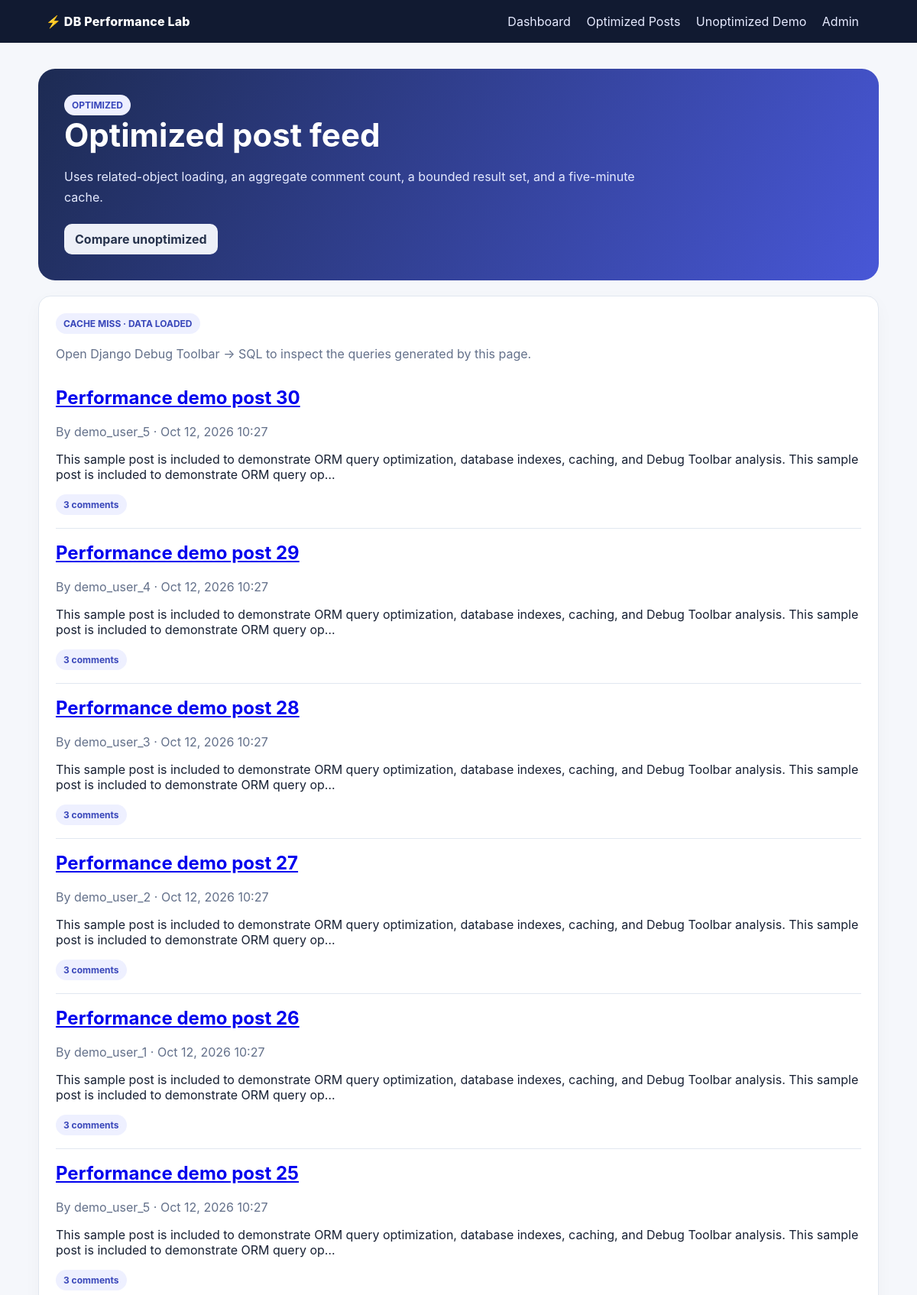
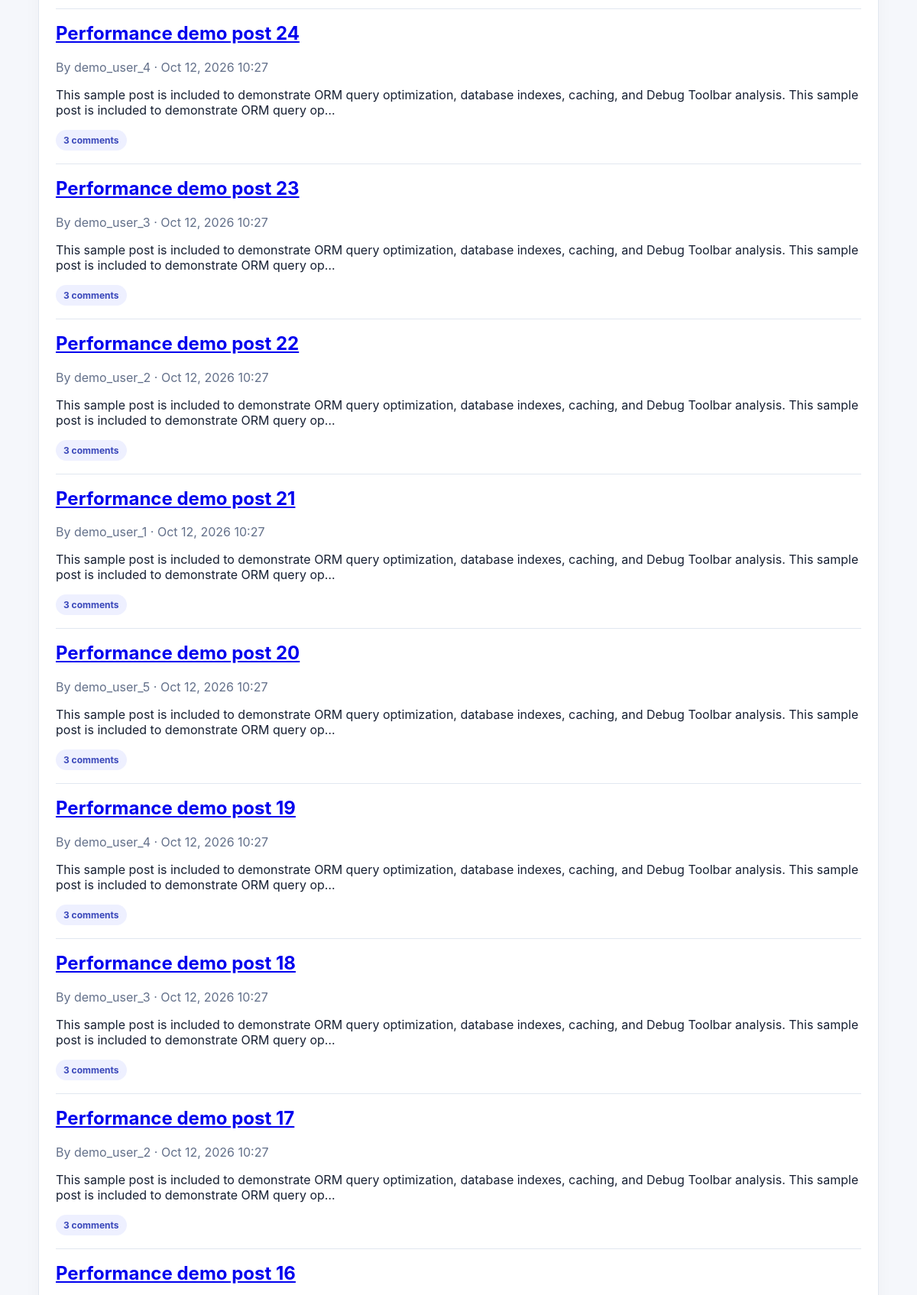
/posts/ (upper part), run on the app's committed database (2 pictures, top to bottom).
### optimization/models.py (models this page shows, shortened)
class Post(models.Model):
    author = models.ForeignKey(
        settings.AUTH_USER_MODEL,
        on_delete=models.CASCADE,
        related_name="optimization_posts",
    )
    title = models.CharField(max_length=200)
    body = models.TextField()
    created_at = models.DateTimeField(auto_now_add=True)
    is_published = models.BooleanField(default=True)
    class Meta:
        ordering = ["-created_at"]
        indexes = [
            models.Index(fields=["-created_at"], name="post_created_desc_idx"),
            models.Index(fields=["is_published", "-created_at"], name="post_pub_date_idx"),
        ]

### optimization/views.py (the view)
# urls.py: path("posts/", views.post_list, name="post_list"),
def post_list(request):
    posts = cache.get(POST_LIST_CACHE_KEY)
    cache_hit = posts is not None
    if not cache_hit:
        posts = list(
            Post.objects.filter(is_published=True)
            .select_related("author")
            .annotate(comment_count=Count("comments"))
            .order_by("-created_at")[:50]
        )
        cache.set(POST_LIST_CACHE_KEY, posts, timeout=CACHE_TIMEOUT)
    return render(
        request,
        "optimization/post_list.html",
        {"posts": posts, "cache_hit": cache_hit, "optimized": True},
    )

### optimization/templates/optimization/post_list.html (shortened to what this page needs)
{% extends "optimization/base.html" %}
{% block content %}
<section class="hero">
  <span class="pill">{% if optimized %}OPTIMIZED{% else %}INTENTIONALLY UNOPTIMIZED{% endif %}</span>
  <h1>{% if optimized %}Optimized post feed{% else %}Unoptimized comparison{% endif %}</h1>
  <p>{% if optimized %}Uses related-object loading, an aggregate comment count, a bounded result set, and a five-minute cache.{% else %}This teaching route intentionally accesses authors and comment counts in the loop to demonstrate N+1 queries.{% endif %}</p>
  {% if optimized %}<a class="btn secondary" href="{% url 'post_list_unoptimized' %}">Compare unoptimized</a>{% else %}<a class="btn" href="{% url 'post_list' %}">Open optimized feed</a>{% endif %}
</section>
<div class="card" style="margin-top:20px">
  {% if optimized %}
    <span class="pill">{% if cache_hit %}CACHE HIT{% else %}CACHE MISS · DATA LOADED{% endif %}</span>
  {% else %}
    <span class="pill warn">CACHING BYPASSED</span>
  {% endif %}
  <p class="muted">Open Django Debug Toolbar → SQL to inspect the queries generated by this page.</p>
  {% for post in posts %}
    <article class="post">
      <h2><a href="{% url 'post_detail' post.id %}">{{ post.title }}</a></h2>
      <p class="muted">By {{ post.author.username }} · {{ post.created_at|date:"M j, Y H:i" }}</p>
      <p>{{ post.body|truncatechars:180 }}</p>
      <span class="pill">{% if optimized %}{{ post.comment_count }}{% else %}{{ post.comments.count }}{% endif %} comments</span>
    </article>
  {% empty %}
    <p>No posts yet. Run <code>python manage.py seed_demo</code> to add sample data.</p>
  {% endfor %}
</div>
{% endblock %}

### optimization/templates/optimization/base.html (style rules this page uses)
:root { color-scheme: light; --ink:#172033; --muted:#63708a; --line:#e1e7f0; --brand:#4456d9; --bg:#f5f7fb; }
* { box-sizing:border-box; }
body { margin:0; font-family:Inter,Segoe UI,Arial,sans-serif; background:var(--bg); color:var(--ink); }
.hero { background:linear-gradient(120deg,#1d2b53,#4857d7); color:white; padding:34px; border-radius:22px; }
.hero h1 { font-size:clamp(28px,4vw,42px); margin:0 0 12px; }
.hero p { max-width:750px; color:#e5eaff; line-height:1.7; }
.card { background:white; border:1px solid var(--line); border-radius:16px; padding:22px; box-shadow:0 8px 24px #18274b08; }
.muted { color:var(--muted); }
.pill { display:inline-block; padding:6px 10px; border-radius:999px; background:#eef0ff; color:#3947ba; font-size:12px; font-weight:700; }
.btn { display:inline-block; background:var(--brand); color:white; padding:10px 14px; border-radius:10px; text-decoration:none; font-weight:700; margin:5px 7px 0 0; }
.btn.secondary { background:#edf0f8; color:#26324c; }
.post { border-bottom:1px solid var(--line); padding:17px 0; }
h2 { margin-top:0; }

### data on the page
Post: title "Performance demo post 30", author.username "demo_user_5", created_at "Oct 12, 2026 10:27", body "This sample post is included to demonstrate ORM query optimization, database indexes, caching, and Debug Toolbar analysis. This sample post is included to demonstrate ORM query op…", comment_count "3"
Post: title "Performance demo post 29", author.username "demo_user_4", created_at "Oct 12, 2026 10:27", body "This sample post is included to demonstrate ORM query optimization, database indexes, caching, and Debug Toolbar analysis. This sample post is included to demonstrate ORM query op…", comment_count "3"
Post: title "Performance demo post 28", author.username "demo_user_3", created_at "Oct 12, 2026 10:27", body "This sample post is included to demonstrate ORM query optimization, database indexes, caching, and Debug Toolbar analysis. This sample post is included to demonstrate ORM query op…", comment_count "3"
Post: title "Performance demo post 27", author.username "demo_user_2", created_at "Oct 12, 2026 10:27", body "This sample post is included to demonstrate ORM query optimization, database indexes, caching, and Debug Toolbar analysis. This sample post is included to demonstrate ORM query op…", comment_count "3"
Post: title "Performance demo post 26", author.username "demo_user_1", created_at "Oct 12, 2026 10:27", body "This sample post is included to demonstrate ORM query optimization, database indexes, caching, and Debug Toolbar analysis. This sample post is included to demonstrate ORM query op…", comment_count "3"
Post: title "Performance demo post 25", author.username "demo_user_5", created_at "Oct 12, 2026 10:27", body "This sample post is included to demonstrate ORM query optimization, database indexes, caching, and Debug Toolbar analysis. This sample post is included to demonstrate ORM query op…", comment_count "3"
Post: title "Performance demo post 24", author.username "demo_user_4", created_at "Oct 12, 2026 10:27", body "This sample post is included to demonstrate ORM query optimization, database indexes, caching, and Debug Toolbar analysis. This sample post is included to demonstrate ORM query op…", comment_count "3"
Post: title "Performance demo post 23", author.username "demo_user_3", created_at "Oct 12, 2026 10:27", body "This sample post is included to demonstrate ORM query optimization, database indexes, caching, and Debug Toolbar analysis. This sample post is included to demonstrate ORM query op…", comment_count "3"
Post: title "Performance demo post 22", author.username "demo_user_2", created_at "Oct 12, 2026 10:27", body "This sample post is included to demonstrate ORM query optimization, database indexes, caching, and Debug Toolbar analysis. This sample post is included to demonstrate ORM query op…", comment_count "3"
Post: title "Performance demo post 21", author.username "demo_user_1", created_at "Oct 12, 2026 10:27", body "This sample post is included to demonstrate ORM query optimization, database indexes, caching, and Debug Toolbar analysis. This sample post is included to demonstrate ORM query op…", comment_count "3"
Post: title "Performance demo post 20", author.username "demo_user_5", created_at "Oct 12, 2026 10:27", body "This sample post is included to demonstrate ORM query optimization, database indexes, caching, and Debug Toolbar analysis. This sample post is included to demonstrate ORM query op…", comment_count "3"
Post: title "Performance demo post 19", author.username "demo_user_4", created_at "Oct 12, 2026 10:27", body "This sample post is included to demonstrate ORM query optimization, database indexes, caching, and Debug Toolbar analysis. This sample post is included to demonstrate ORM query op…", comment_count "3"
Post: title "Performance demo post 18", author.username "demo_user_3", created_at "Oct 12, 2026 10:27", body "This sample post is included to demonstrate ORM query optimization, database indexes, caching, and Debug Toolbar analysis. This sample post is included to demonstrate ORM query op…", comment_count "3"
Post: title "Performance demo post 17", author.username "demo_user_2", created_at "Oct 12, 2026 10:27", body "This sample post is included to demonstrate ORM query optimization, database indexes, caching, and Debug Toolbar analysis. This sample post is included to demonstrate ORM query op…", comment_count "3"
Post: title "Performance demo post 16"
